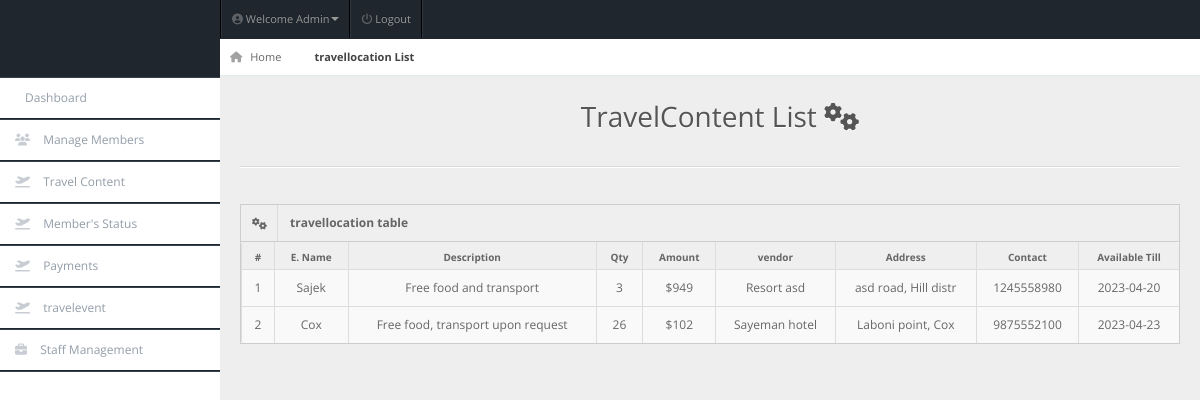
/admin/travellocation.php (signed in), run on the app's committed database.
### tables this page shows
CREATE TABLE `travellocation` (
  `id` int(11) NOT NULL,
  `name` varchar(30) NOT NULL,
  `amount` int(100) NOT NULL,
  `quantity` int(100) NOT NULL,
  `vendor` varchar(50) NOT NULL,
  `description` varchar(50) NOT NULL,
  `address` varchar(20) NOT NULL,
  `contact` varchar(10) NOT NULL,
  `date` date NOT NULL
);

### admin/travellocation.php (the view, shortened to what this page needs)
<!DOCTYPE html>
<html lang="en">
<head>
<link rel="stylesheet" href="../css/bootstrap.min.css" />
<link rel="stylesheet" href="../css/bootstrap-responsive.min.css" />
<link rel="stylesheet" href="../css/fullcalendar.css" />
<link rel="stylesheet" href="../css/matrix-style.css" />
<link rel="stylesheet" href="../css/matrix-media.css" />
<link href="../font-awesome/css/fontawesome.css" rel="stylesheet" />
<link href="../font-awesome/css/all.css" rel="stylesheet" />
<link rel="stylesheet" href="../css/jquery.gritter.css" />
</head>
<body>
<div id="header">
  <h1><a href="dashboard.html">Nayeem Travelling Co Admin</a></h1>
</div>
<?php include 'includes/topheader.php'?>
<?php $page='list-equip'; include 'includes/sidebar.php'?>
<div id="content">
  <div id="content-header">
    <div id="breadcrumb"> <a href="index.php" title="Go to Home" class="tip-bottom"><i class="fas fa-home"></i> Home</a> <a href="#" class="current">travellocation List</a> </div>
    <h1 class="text-center">TravelContent List <i class="fas fa-cogs"></i></h1>
  </div>
  <div class="container-fluid">
    <hr>
    <div class="row-fluid">
      <div class="span12">
      <div class='widget-box'>
          <div class='widget-title'> <span class='icon'> <i class='fas fa-cogs'></i> </span>
            <h5>travellocation table</h5>
          </div>
          <div class='widget-content nopadding'>
	  <?php
      $qry="select * from travellocation";
      $cnt = 1;
        $result=mysqli_query($conn,$qry);
          echo"<table class='table table-bordered table-hover'>
              <thead>
                <tr>
                  <th>#</th>
                  <th>E. Name</th>
                  <th>Description</th>
                  <th>Qty</th>
                  <th>Amount</th>
                  <th>vendor</th>
                  <th>Address</th>
                  <th>Contact</th>
                  <th>Available Till</th>
                </tr>
              </thead>";
            while($row=mysqli_fetch_array($result)){
            echo"<tbody>
                <td><div class='text-center'>".$cnt."</div></td>
                <td><div class='text-center'>".$row['name']."</div></td>
                <td><div class='text-center'>".$row['description']."</div></td>
                <td><div class='text-center'>".$row['quantity']."</div></td>
                <td><div class='text-center'>$".$row['amount']."</div></td>
                <td><div class='text-center'>".$row['vendor']."</div></td>
                <td><div class='text-center'>".$row['address']."</div></td>
                <td><div class='text-center'>".$row['contact']."</div></td>
                <td><div class='text-center'>".$row['date']."</div></td>
              </tbody>";
          $cnt++;  }
            ?>
            </table>
          </div>
        </div>
      </div>
    </div>
  </div>
</div>
</body>
</html>

### css/matrix-style.css (style rules this page uses)
* { outline: none !important; -moz-outline: none !important; }
html, body { height: 100%; }
body { overflow-x: hidden; margin-top: -10px; font-family: "Open Sans", sans-serif; font-size: 12px; color: #666; }
a { color: #666; }
select, textarea, input[type="text"], input[type="password"], input[type="datetime"], input[type="datetime-local"], input[type="date"], input[type="month"], input[type="time"], input[type="week"], input[type="number"], input[type="email"], input[type="url"], input[type="search"], input[type="tel"], input[type="color"], .uneditable-input, .label, .dropdown-menu, .btn, .well, .progress, .table-bordered, .btn-group > .btn:first-child, .btn-group > .btn:last-child, .btn-group > .btn:last-child, .btn-group > .dropdown-toggle, .alert { border-radius: 0px; }
hr { border-top-color: #dadada; }
#header { height: 77px; position: relative; width: 100%; z-index: -9; }
#header h1 { background: url("../img/icontest3.png"); height: 31px; left: 20px; line-height: 600px; overflow: hidden; position: relative; top: 26px; width: 191px; }
#header h1 a { display: block; }
#content { background: none repeat scroll 0 0 #eeeeee; margin-left: 220px; margin-right: 0; padding-bottom: 25px; position: relative; min-height: 100%; width: auto; }
#content-header { position: abslute; width: 100%; margin-top: -38px; z-index: 20; }
#content-header h1 { color: #555555; font-size: 28px; font-weight: normal; float: none; text-shadow: 0 1px 0 #ffffff; margin-left: 20px; position: relative; }
#content-header h1, #content-header .btn-group { margin-top: 20px; }
#breadcrumb { background-color: #fff; border-bottom: 1px solid #e3ebed; }
#breadcrumb a { padding: 8px 20px 8px 10px; display: inline-block; background-image: url("../img/breadcrumb.png"); background-position: center right; background-repeat: no-repeat; font-size: 11px; color: #666666; }
#breadcrumb a:last-child { background-image: none; }
#breadcrumb a.current { font-weight: bold; color: #444444; }
#breadcrumb a i { margin-right: 5px; opacity: 0.6; }
.widget-box { background: none repeat scroll 0 0 #f9f9f9; border-left: 1px solid #cdcdcd; border-top: 1px solid #cdcdcd; border-right: 1px solid #cdcdcd; clear: both; margin-top: 16px; margin-bottom: 16px; position: relative; }
.widget-title, .modal-header, .table th, div.dataTables_wrapper .ui-widget-header { background: #efefef; border-bottom: 1px solid #cdcdcd; height: 36px; }
.widget-title span.icon { padding: 9px 10px 7px 11px; float: left; border-right: 1px solid #dadada; }
.widget-title h5 { color: #666; float: left; font-size: 12px; font-weight: bold; padding: 12px; line-height: 12px; margin: 0; }
.widget-content { padding: 15px; border-bottom: 1px solid #cdcdcd; }
.table th { height: auto; font-size: 10px; padding: 5px 10px 2px; border-bottom: 0; text-align: center; color: #666666; }
.nopadding { padding: 0 !important; }
.nopadding .table { margin-bottom: 0; }
.nopadding .table-bordered { border: 0; }

### customer/css/matrix-media.css (style rules this page uses)
body { background:#ffffff; }
#header { background-color: #1f262d; margin-top:10px; }

### data on the page
travellocation: name "Sajek", description "Free food and transport", quantity "3", amount "949", vendor "Resort asd", address "asd road, Hill distr", contact "1245558980", date "2023-04-20"
travellocation: name "Cox", description "Free food, transport upon request", quantity "26", amount "102", vendor "Sayeman hotel", address "Laboni point, Cox", contact "9875552100", date "2023-04-23"
